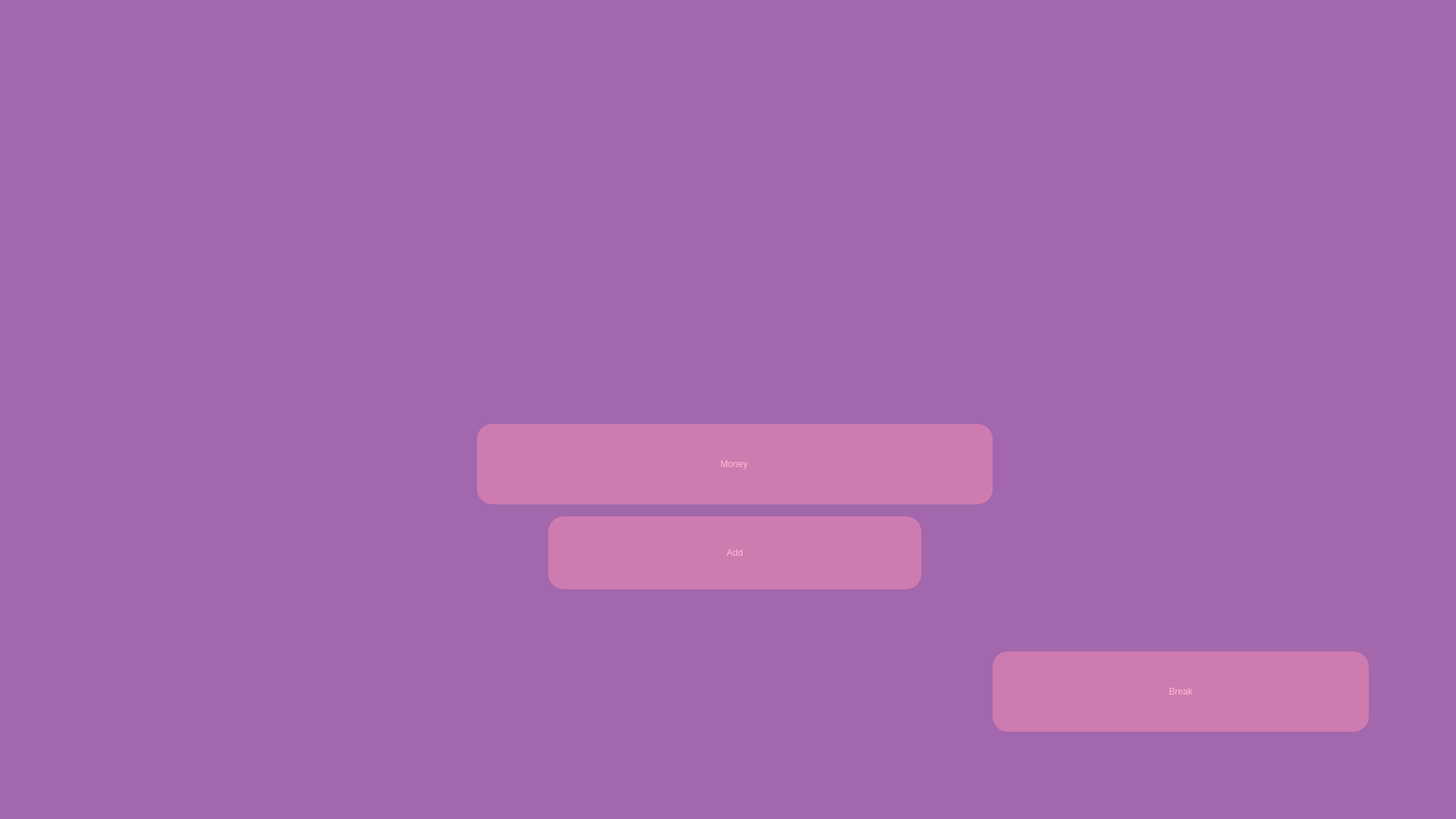
<?xml version="1.0" encoding="UTF-8"?>
<ui version="4.0">
 <class>MainWindow</class>
 <widget class="QMainWindow" name="MainWindow">
  <property name="geometry">
   <rect>
    <x>0</x>
    <y>0</y>
    <width>1920</width>
    <height>1080</height>
   </rect>
  </property>
  <property name="windowTitle">
   <string>MainWindow</string>
  </property>
  <property name="styleSheet">
   <string notr="true">background-color: rgb(162, 103, 172);</string>
  </property>
  <widget class="QWidget" name="centralwidget">
   <layout class="QVBoxLayout" name="verticalLayout">
    <item>
     <widget class="QStackedWidget" name="stackedWidget">
      <property name="currentIndex">
       <number>0</number>
      </property>
      <widget class="QWidget" name="main_pg">
       <widget class="QPushButton" name="break_btn">
        <property name="geometry">
         <rect>
          <x>1300</x>
          <y>850</y>
          <width>496</width>
          <height>106</height>
         </rect>
        </property>
        <property name="styleSheet">
         <string notr="true">font: 56pt &quot;Calibri&quot;;
background-color: rgb(206, 123, 176);
color:rgb(255, 188, 209);
border-radius: 20px;
</string>
        </property>
        <property name="text">
         <string>Break</string>
        </property>
       </widget>
       <widget class="QPushButton" name="add_btn">
        <property name="geometry">
         <rect>
          <x>714</x>
          <y>672</y>
          <width>492</width>
          <height>96</height>
         </rect>
        </property>
        <property name="styleSheet">
         <string notr="true">font: 56pt &quot;Calibri&quot;;
background-color: rgb(206, 123, 176);
color:rgb(255, 188, 209);
border-radius: 20px;
</string>
        </property>
        <property name="text">
         <string>Add</string>
        </property>
       </widget>
       <widget class="QLineEdit" name="money_edit">
        <property name="geometry">
         <rect>
          <x>620</x>
          <y>550</y>
          <width>680</width>
          <height>106</height>
         </rect>
        </property>
        <property name="toolTip">
         <string>Enter money</string>
        </property>
        <property name="styleSheet">
         <string notr="true">font: 70pt &quot;Calibri&quot;;
color:rgb(255, 188, 209);
border-radius: 20px;
background-color: rgb(206, 123, 176);</string>
        </property>
        <property name="text">
         <string>Money</string>
        </property>
        <property name="alignment">
         <set>Qt::AlignCenter</set>
        </property>
       </widget>
       <widget class="QLabel" name="piggy_icon">
        <property name="geometry">
         <rect>
          <x>804</x>
          <y>155</y>
          <width>312</width>
          <height>312</height>
         </rect>
        </property>
        <property name="styleSheet">
         <string notr="true">image: url(:/piggy_icon/piggy.png) no-repeat center center fixed;
</string>
        </property>
        <property name="text">
         <string/>
        </property>
       </widget>
      </widget>
      <widget class="QWidget" name="savings_pg">
       <widget class="QLabel" name="savings_label">
        <property name="geometry">
         <rect>
          <x>690</x>
          <y>300</y>
          <width>664</width>
          <height>158</height>
         </rect>
        </property>
        <property name="styleSheet">
         <string notr="true">font: 100pt &quot;Calibri&quot;;
color:rgb(255, 188, 209);</string>
        </property>
        <property name="text">
         <string>Your savings</string>
        </property>
       </widget>
       <widget class="QLabel" name="money_label">
        <property name="geometry">
         <rect>
          <x>690</x>
          <y>496</y>
          <width>664</width>
          <height>175</height>
         </rect>
        </property>
        <property name="styleSheet">
         <string notr="true">font: 100pt &quot;Calibri&quot;;
color:rgb(255, 188, 209);</string>
        </property>
        <property name="text">
         <string>____</string>
        </property>
        <property name="alignment">
         <set>Qt::AlignCenter</set>
        </property>
       </widget>
      </widget>
     </widget>
    </item>
   </layout>
  </widget>
 </widget>
 <resources>
  <include location="resource.qrc"/>
 </resources>
 <connections/>
</ui>
